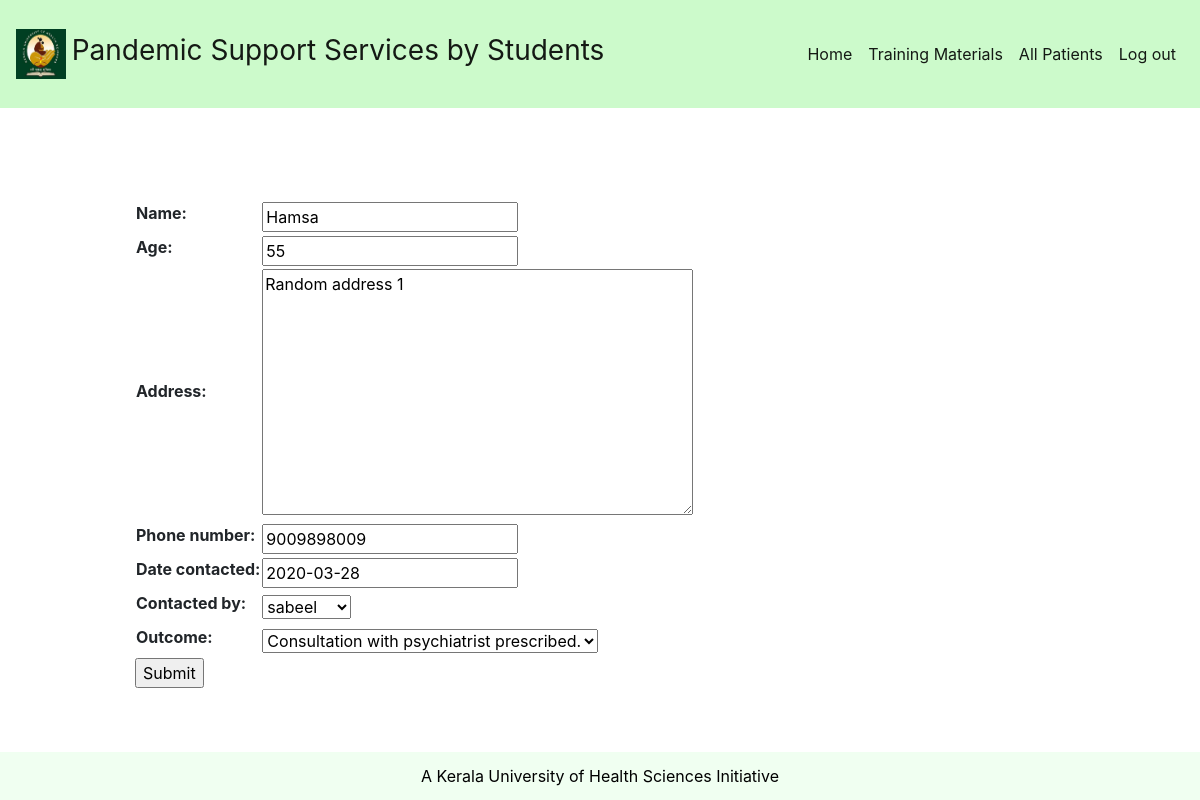
/home/patient/1/update/ (signed in), run on the app's committed database.
### home/models.py (models this page shows, shortened)
class Patient(models.Model):
	name = models.CharField(max_length=200)
	age = models.PositiveSmallIntegerField()
	address = models.TextField()
	phone_number = models.CharField(max_length=10)
	date_contacted = models.DateField()
	contacted_by = models.ForeignKey(User, on_delete=models.SET_NULL, null=True, blank=True)
	outcome = models.ForeignKey(Outcome, on_delete=models.PROTECT)
	class Meta:
		ordering = ['date_contacted']
		permissions = (("is_staff", "Has the staff permissions"),)

### home/views.py (the view)
# urls.py: path('patient/<int:pk>/update/', views.PatientUpdate.as_view(), name='patient_update'),
class PatientUpdate(LoginRequiredMixin, UpdateView):
    model = Patient
    fields = '__all__'

### home/models.py (called while the page is built)
	def __str__(self):
		return self.description

### home/templates/home/patient_form.html (shortened to what this page needs)
{% extends "base_generic.html" %}
{% block content %}
  <form action="" method="post">
    <table>
    {{ form.as_table }}
    </table>
    <input type="submit" value="Submit">
  </form>
{% endblock %}

### data on the page
Patient: name "Hamsa", age "55", address "Random address 1", phone_number "9009898009", date_contacted "2020-03-28", contacted_by "sabeel", outcome "Consultation with psychiatrist prescribed."
